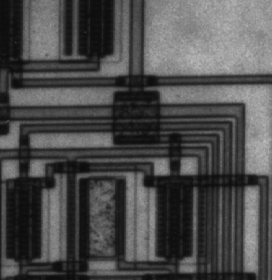
#> input picture ImageProccessingLearningJourney/Lab5/lab5-std/circuit.tif, 272 x 280 px
$ jupyter execute Lab_Edge_Detection_STD.ipynb   (shell and % lines are left out)
#> lines starting #> are read from the running program, lines starting #| are printed output that depends on the picture; after the words box and inside, x2 and y2 are one past the last pixel; in counts of white or black regions, pixels touching at a corner belong together
### ImageProccessingLearningJourney/Lab5/lab5-std/commonfunctions.py


import skimage.io as io
import matplotlib.pyplot as plt
import numpy as np
from skimage.exposure import histogram
from matplotlib.pyplot import bar
from skimage.color import rgb2gray,rgb2hsv

# Convolution:
from scipy.signal import convolve2d
from scipy import fftpack
import math

from skimage.util import random_noise
from skimage.filters import median
from skimage.feature import canny


# Edges
from skimage.filters import sobel_h, sobel, sobel_v,roberts, prewitt

# Show the figures / plots inside the notebook
def show_images(images,titles=None):
    #This function is used to show image(s) with titles by sending an array of images and an array of associated titles.
    # images[0] will be drawn with the title titles[0] if exists
    # You aren't required to understand this function, use it as-is.
    n_ims = len(images)
    if titles is None: titles = ['(%d)' % i for i in range(1,n_ims + 1)]
    fig = plt.figure()
    n = 1
    for image,title in zip(images,titles):
        a = fig.add_subplot(1,n_ims,n)
        if image.ndim == 2:
            plt.gray()
        plt.imshow(image)
        a.set_title(title)
        n += 1
    fig.set_size_inches(np.array(fig.get_size_inches()) * n_ims)
    plt.show()


# [6 lines left out: function showHist, not called in this run]

### ImageProccessingLearningJourney/Lab5/lab5-std/Lab_Edge_Detection_STD.ipynb
# Lab 4 - part2
### Edge Detection

https://github.com/scikit-image/scikit-image/blob/master/skimage/filters/edges.py

http://scikit-image.org/docs/0.11.x/auto_examples/plot_edge_filter.html

http://scikit-image.org/docs/dev/auto_examples/edges/plot_canny.html

[cell 1]
from commonfunctions import *

[cell 2]
'''
1. Built-in Sobel, Prewill, Roberts, Canny
2. Custom Sobel (V-H-Both)
3. Custom LoG
'''

[cell 3]
# 1. Built-in Sobel, Prewitt, Roberts, Canny

# Read the image
img = io.imread('circuit.tif')
#> img is the input picture: shape (280, 272); min 12, max 191, mean 76.3

# Convert to grayscale if needed (check if image has color channels)
if img.ndim == 3:
    img = rgb2gray(img)

# Display original image
show_images([img], ['Original Gray Image'])
#> in show_images, `n_ims = len(images)`: n_ims = 1
#> the loop in show_images, `for image,title in zip(images,titles):` made 1 pass
#> (title, n) on pass 1: ('Original Gray Image', 2)
#> after the loop in show_images, `for image,title in zip(images,titles):`: n = 2

# Apply different edge detection techniques
# Prewitt edge detection
prewitt_edges = prewitt(img)

# Roberts edge detection
roberts_edges = roberts(img)
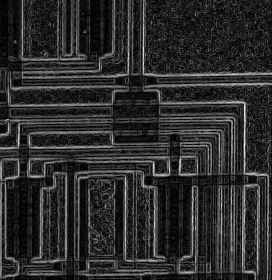
#> roberts_edges: shape (280, 272) float64; min 0, max 0.208, mean 0.0363; drawn with min black and max white

# Sobel for horizontal edges
sobel_h_edges = sobel_h(img)

# Sobel for vertical edges
sobel_v_edges = sobel_v(img)
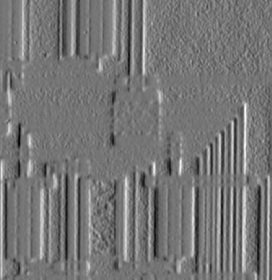
#> sobel_v_edges: shape (280, 272) float64; min -0.272, max 0.318, mean 0.00226; drawn with min black and max white

# Sobel for both horizontal and vertical edges
sobel_edges = sobel(img)

# Canny edge detection with different sigma values
canny_edges_sigma1 = canny(img, sigma=1.4, low_threshold=50, high_threshold=80)
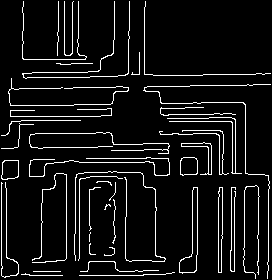
#> canny_edges_sigma1: shape (280, 272) bool; 7.5% white in thin lines or dots

canny_edges_sigma2 = canny(img, sigma=2.5, low_threshold=20, high_threshold=30)
#> canny_edges_sigma2: shape (280, 272) bool; 7% white in thin lines or dots
canny_edges_sigma3 = canny(img, sigma=3.5, low_threshold=7, high_threshold=20)
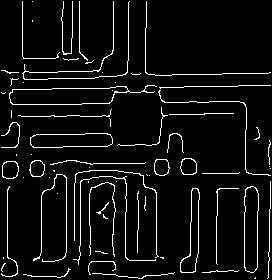
#> canny_edges_sigma3: shape (280, 272) bool; 6% white in thin lines or dots

# Display all edge detection results
show_images([prewitt_edges, roberts_edges, sobel_h_edges, sobel_v_edges, sobel_edges],
            ['Prewitt', 'Roberts', 'Sobel Horizontal', 'Sobel Vertical', 'Sobel Both'])
#> the loop in show_images (call 2), `for image,title in zip(images,titles):` made 5 passes
#> title on passes 1 to 5: 'Prewitt', 'Roberts', 'Sobel Horizontal', 'Sobel Vertical', 'Sobel Both'

# Display Canny with different sigma values
show_images([canny_edges_sigma1, canny_edges_sigma2, canny_edges_sigma3],
            ['Canny (σ=1)', 'Canny (σ=2)', 'Canny (σ=3)'])

print("Edge Detection Techniques Comparison:")
print("- Prewitt: Good for detecting edges with less noise sensitivity")
print("- Roberts: Faster but more sensitive to noise, uses 2x2 kernels")
print("- Sobel Horizontal: Detects horizontal edges (top-bottom transitions)")
print("- Sobel Vertical: Detects vertical edges (left-right transitions)")
print("- Sobel Both: Combines horizontal and vertical edge detection")
print("- Canny: Most sophisticated, uses multi-stage algorithm with hysteresis thresholding")
print("  * Lower sigma (σ=1): Detects more fine details but more noise")
print("  * Higher sigma (σ=3): Smoother, fewer false edges but may miss fine details")

[cell 4]
# 2. Custom Sobel (V-H-Both)

# Create the two Sobel filters
# hy for horizontal edges (vertical gradient)
hy = np.array([[-1, 0, 1],
               [-2, 0, 2],
               [-1, 0, 1]])

# hx for vertical edges (horizontal gradient)
hx = np.array([[-1, -2, -1],
               [0, 0, 0],
               [1, 2, 1]])

# Apply convolution using the filters
# convolve2d performs the 3x3 window multiplication
sobel_x = convolve2d(img, hx, mode='same', boundary='symm')
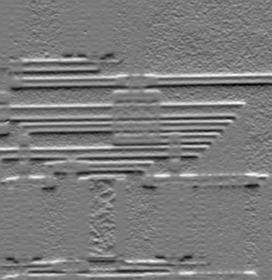
#> sobel_x: shape (280, 272) int64; min -273, max 293, mean 1.9; drawn with min black and max white
sobel_y = convolve2d(img, hy, mode='same', boundary='symm')
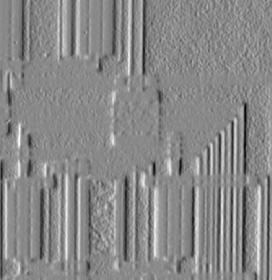
#> sobel_y: shape (280, 272) int64; min -324, max 277, mean -2.3; drawn with min black and max white

# Calculate edge strength using the formula: sqrt(x^2 + y^2)
edge_strength = np.sqrt(sobel_x**2 + sobel_y**2)

# Apply threshold to the edge strength
threshold = 122.47
sobel_x_thresholded = (np.abs(sobel_x) > threshold).astype(float)
#> sobel_x_thresholded: shape (280, 272) float64; values 0 (black) and 1 (white), 7.2% white in thin lines or dots, all inside (x1, y1, x2, y2) = (0, 53, 272, 279)
sobel_y_thresholded = (np.abs(sobel_y) > threshold).astype(float)
#> sobel_y_thresholded: shape (280, 272) float64; values 0 (black) and 1 (white), 6.9% white in thin lines or dots
edge_strength_thresholded = (edge_strength > threshold).astype(float)
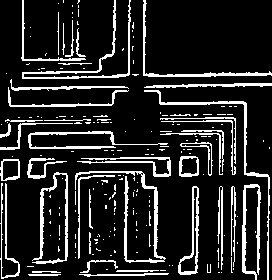
#> edge_strength_thresholded: shape (280, 272) float64; values 0 (black) and 1 (white), 14.7% white in thin lines or dots

# Display results
show_images([sobel_x, sobel_y, edge_strength],
            ['Custom Sobel X (Vertical Edges)', 'Custom Sobel Y (Horizontal Edges)', 'Combined Edge Strength'])

show_images([sobel_x_thresholded, sobel_y_thresholded, edge_strength_thresholded],
            ['Sobel X Thresholded', 'Sobel Y Thresholded', 'Combined Thresholded'])

print(f"Threshold value used: {threshold:.2f}")
print("Custom Sobel Implementation:")
print("- X filter (hx): Detects vertical edges by computing horizontal gradients")
print("- Y filter (hy): Detects horizontal edges by computing vertical gradients")
print("- Combined: Uses magnitude √(x² + y²) to detect all edges")

[cell 5]
# 3. Custom LoG
thres = 15
thres2 = 5

# Step 1: Apply Gaussian filter to remove noise
from scipy.ndimage import gaussian_filter
img_gaussian = gaussian_filter(img, sigma=1.5)

# Step 2: Create two types of LOG filters
# F1 filter
F1 = np.array([[-1, -1, -1],
               [-1, 8, -1],
               [-1, -1, -1]])

# F2 filter
F2 = np.array([[0, 1, 0],
               [1, -4, 1],
               [0, 1, 0]])

def convolve(image, kernel):
    new_image = np.zeros_like(image, dtype=float)

    for i in range(1, image.shape[0]-1):
        for j in range(1, image.shape[1]-1):
            region = image[i-1:i+2, j-1:j+2]
            g = np.sum(region * kernel)
            new_image[i, j] = g

    return new_image

# Step 3: Apply convolution with both filters
log_f1 = convolve2d(img_gaussian, F1, mode='same', boundary='symm')
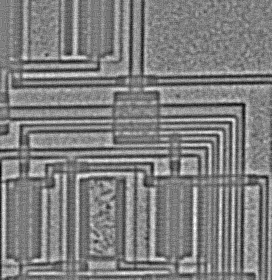
#> log_f1: shape (280, 272) int64; min -39, max 39, mean 0; drawn with min black and max white
log_f2 = convolve2d(img_gaussian, F2, mode='same', boundary='symm')
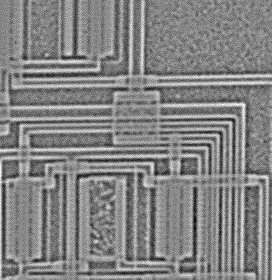
#> log_f2: shape (280, 272) int64; min -14, max 13, mean 0; drawn with min black and max white

# Step 4: Apply threshold
log_f1_thresholded = np.where(np.abs(log_f1) > thres, 255, 0)
#> log_f1_thresholded: shape (280, 272) int64; 15.6% white in thin lines or dots
log_f2_thresholded = np.where(np.abs(log_f2) > thres2, 255, 0)
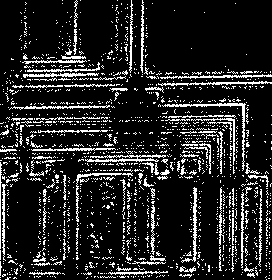
#> log_f2_thresholded: shape (280, 272) int64; 14.6% white in thin lines or dots

# Step 5: Display results
show_images([img, img_gaussian],
            ['Original Image', 'After Gaussian Filter'])

show_images([log_f1, log_f2],
            ['LOG with F1 Filter', 'LOG with F2 Filter'])

show_images([log_f1_thresholded, log_f2_thresholded],
            [f'LOG F1 Thresholded ({thres})', f'LOG F2 Thresholded ({thres2})'])

print(f"Threshold value used: {thres}")
print("Laplacian of Gaussian (LOG) Implementation:")
print("- Gaussian filter (σ=1.5): Removes noise before edge detection")
print("- F1 filter: 3x3 Laplacian filter emphasizing central pixel")
print("- F2 filter: Cross-shaped Laplacian filter")
print("- Both filters detect edges as zero-crossings in second derivative")

[cell 6]
'''
Optional: Edge Sharpening
1-Make edge detection
2-Multiply by factor < 1
3-Subtract (Original Image) - (Edge Detection Image)
'''

# Perform edge detection using Sobel
edges = sobel(img)

# Multiply edges by a factor < 1 (e.g., 0.5)
edge_factor = 0.5
edges_scaled = edges * edge_factor

# Normalize to match image range
edges_scaled = edges_scaled / edges_scaled.max()

# Subtract edges from original to sharpen
sharpened = img - edges_scaled

# Clip values to valid range [0, 255]
sharpened = np.clip(sharpened, 0, 255)


# Display results
show_images([img, edges, sharpened],
            ['Original Image', f'Sobel Edges (×{edge_factor})', 'Sharpened Image'])

print("Edge Sharpening Process:")
print(f"1. Detected edges using Sobel filter")
print(f"2. Scaled edges by factor {edge_factor}")
print(f"3. Subtracted scaled edges from original to enhance details")
print("Result: Enhanced image with more prominent features")
